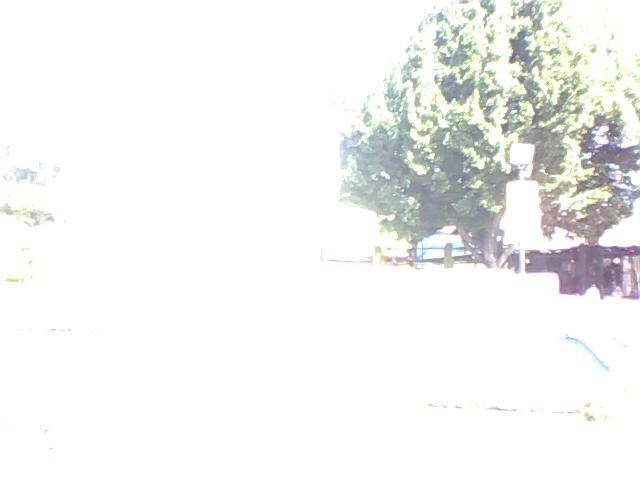
%> input picture Recursos/Foto 360/360-1.jpg, 640 x 480 px
$ octave panoramica.m   (GNU Octave 9; MATLAB toolbox functions it lacks are replaced by stand-ins)
%> lines starting %> are read from the running program, lines starting %| are printed output that depends on the picture
foto1=rgb2gray(imread('360-1.jpg'));
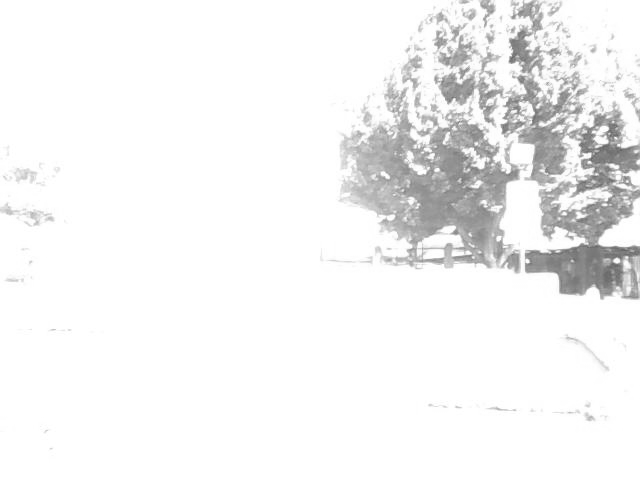
%> foto1: size 480x640 uint8; min 97, max 255, mean 242.6
foto2=rgb2gray(imread('360-2.jpg'));
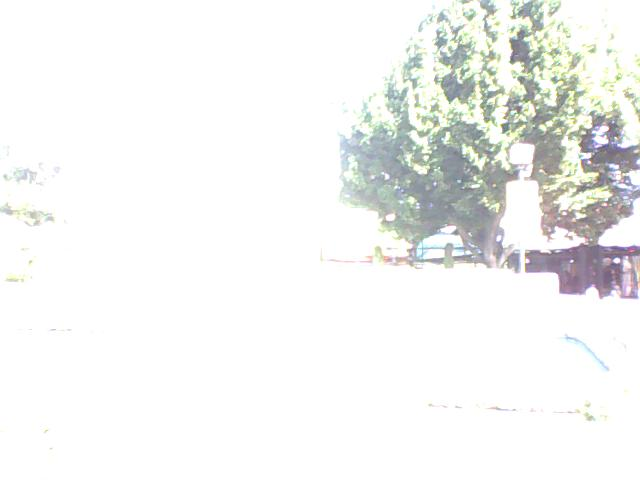
%> input picture Recursos/Foto 360/360-2.jpg, 640 x 480 px
%> foto2: size 480x640 uint8; min 95, max 255, mean 242.6
foto3=rgb2gray(imread('360-3.jpg'));
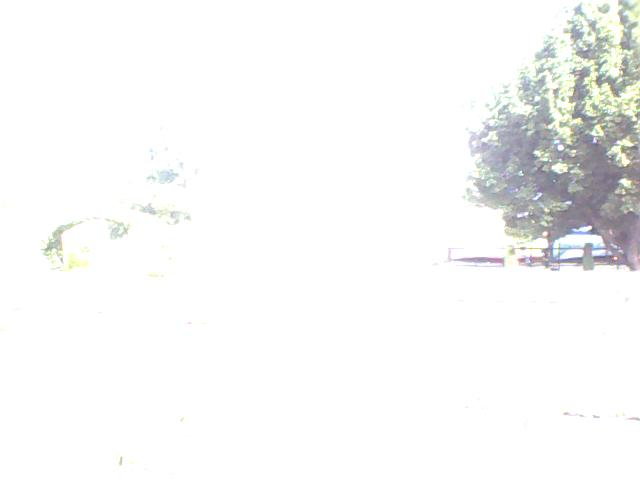
%> input picture Recursos/Foto 360/360-3.jpg, 640 x 480 px
%> foto3: size 480x640 uint8; min 103, max 255, mean 246.9
foto4=rgb2gray(imread('360-4.jpg'));
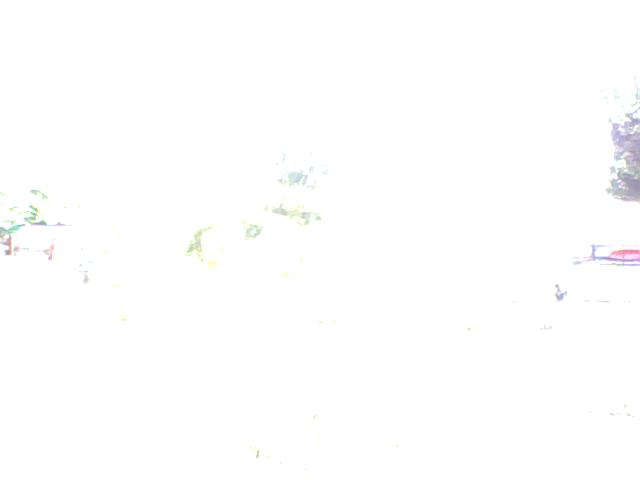
%> input picture Recursos/Foto 360/360-4.jpg, 640 x 480 px
%> foto4: size 480x640 uint8; min 147, max 255, mean 254.1
foto5=rgb2gray(imread('360-5.jpg'));
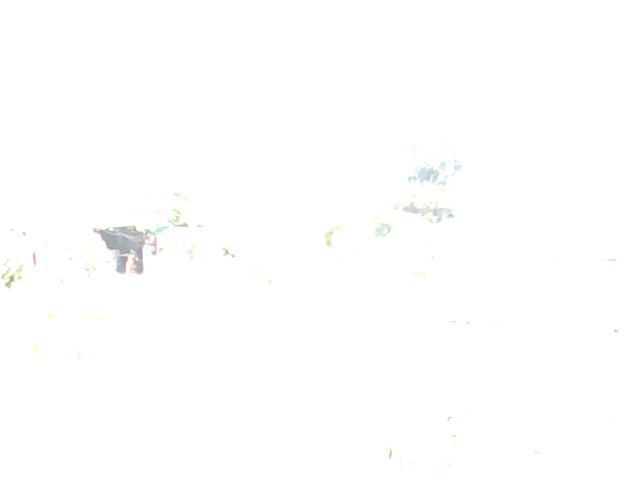
%> input picture Recursos/Foto 360/360-5.jpg, 640 x 480 px
%> foto5: size 480x640 uint8; min 152, max 255, mean 254.4
foto6=rgb2gray(imread('360-6.jpg'));
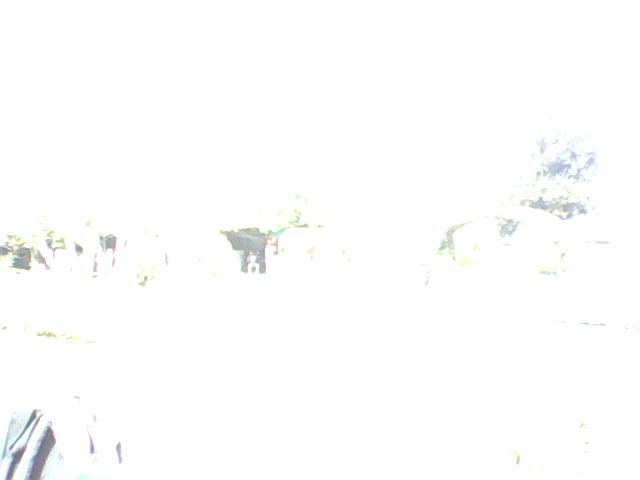
%> input picture Recursos/Foto 360/360-6.jpg, 640 x 480 px
%> foto6: size 480x640 uint8; min 109, max 255, mean 253.3
%> (the run ends here)
